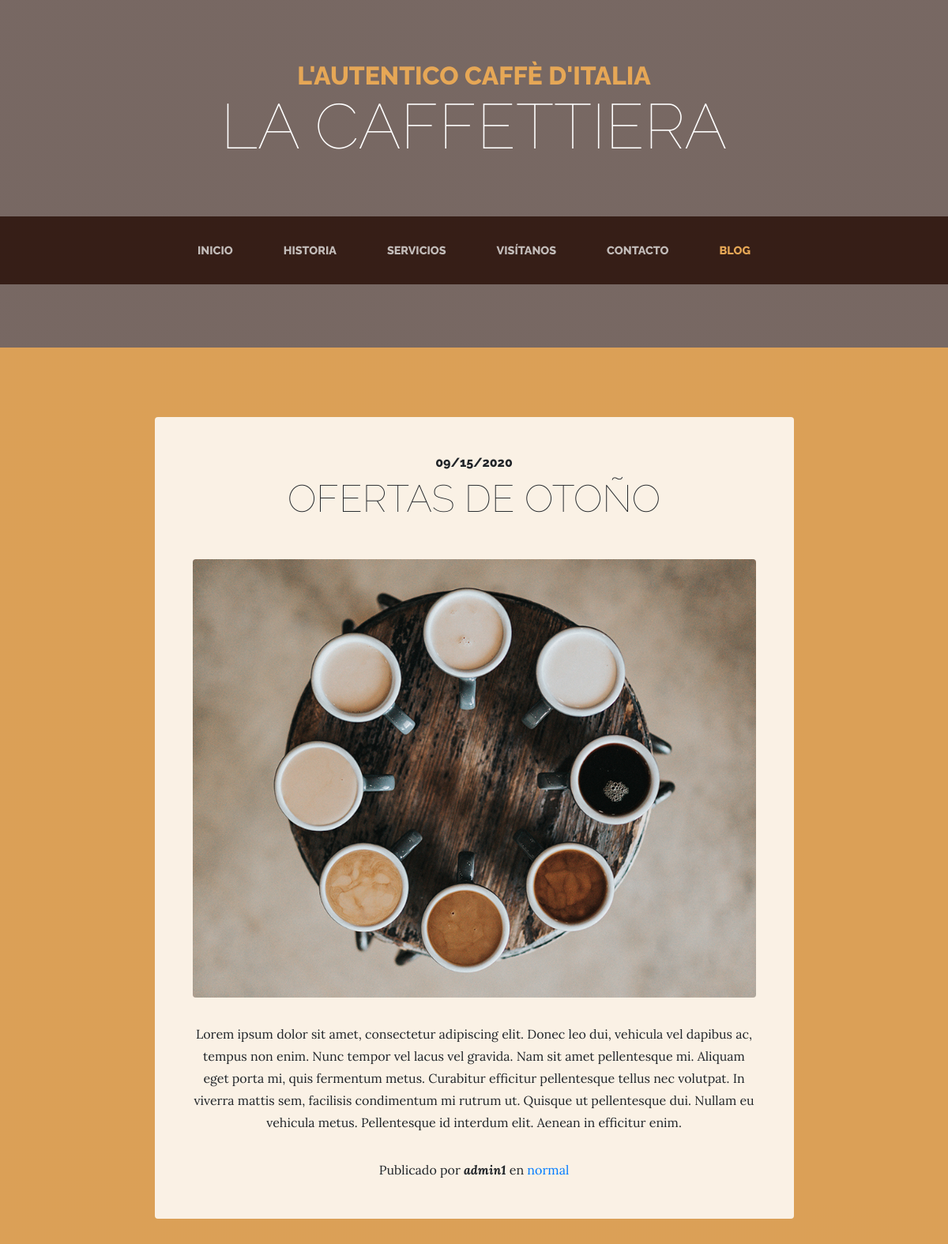
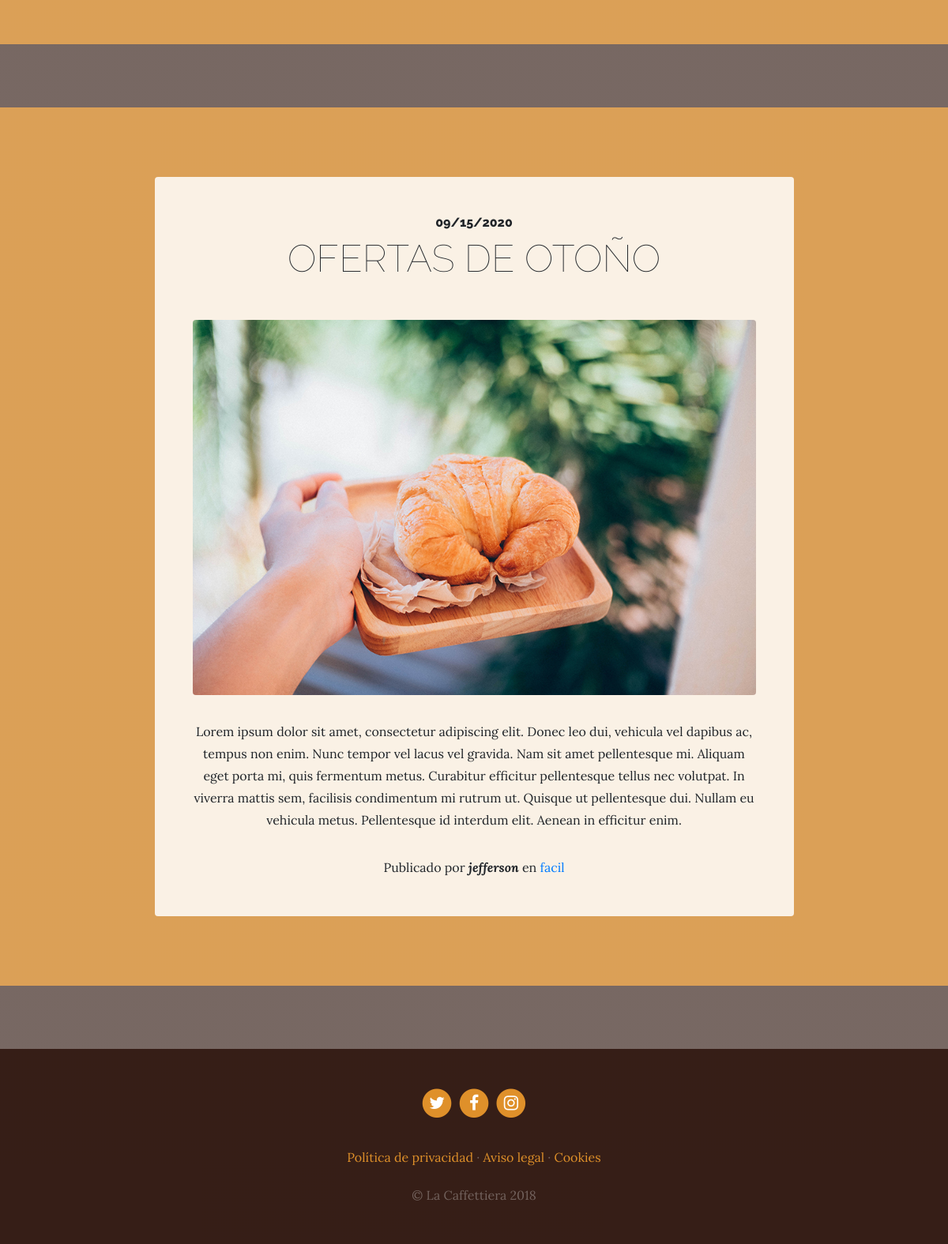
The page /blog/blog/ on the database its author committed (2 pictures, top to bottom).
### blog/models.py (models this page shows, shortened)
class post ( models.Model ):
    title = models.CharField(max_length=100, verbose_name='titulo')
    content = RichTextField(verbose_name='contenido')
    published = models.DateTimeField(verbose_name='fecha de publicasion ', default=now)
    image = models.ImageField(verbose_name='imagen', upload_to='blog', null=True, blank=True)
    author = models.ForeignKey(User, verbose_name='Autor', on_delete=models.CASCADE)
    categories = models.ManyToManyField(category, verbose_name='categoria', related_name="get_posts")
    createdes = models.DateTimeField(auto_now_add=True, verbose_name='fecha de creacion')
    updatedes = models.DateTimeField(auto_now=True, verbose_name='fecha de edicion ')
    class Meta1:
        db_tabla = 'entrada'
        verbose_name = 'entrada'
        verbose_name_plural = 'entradas'
        ordering = ['-created']

class category(models.Model):
    name = models.CharField(max_length=100, verbose_name='nombre')
    createdes = models.DateTimeField(auto_now_add=True, verbose_name='fecha de creacion')
    updatedes = models.DateTimeField(auto_now=True, verbose_name='fecha de edicion ')
    class mmeta:
        db_tabla = 'categoria'
        verbose_name = 'categoria'
        verbose_name_plural = 'categorias'
        ordering = ['-created']

### blog/views.py (the view)
# urls.py: path('blog/', views.blog, name='blog'),
def blog(request):
    posts = post.objects.all()
    return render(request, 'blog/blog.HTML', {'posts': posts})

### blog/templates/blog/blog.HTML (shortened to what this page needs)
<!DOCTYPE html>
<html lang="es">
{% load static %}
  <head>
    <link href="{% static 'core/vendor/bootstrap/css/bootstrap.min.css'%}" rel="stylesheet">
    <link href="{% static 'core/vendor/font-awesome/css/font-awesome.min.css'%}" rel="stylesheet" type="text/css">
    <link href="{% static 'core/css/business-casual.css'%}" rel="stylesheet">
  </head>
  <body>
    <h1 class="site-heading text-center text-white d-none d-lg-block">
      <span class="site-heading-upper text-primary mb-3">L'autentico caffè d'italia</span>
      <span class="site-heading-lower">La Caffettiera</span>
    </h1>
    <nav class="navbar navbar-expand-lg navbar-dark py-lg-4" id="mainNav">
      <div class="container">
        <div class="collapse navbar-collapse" id="navbarResponsive">
          <ul class="navbar-nav mx-auto">
            <li class="nav-item px-lg-4">
              <a class="nav-link text-uppercase text-expanded" href="{% url 'index' %}">Inicio</a>
            </li>
            <li class="nav-item px-lg-4">
              <a class="nav-link text-uppercase text-expanded" href="{% url 'about' %}">Historia</a>
            </li>
            <li class="nav-item px-lg-4">
              <a class="nav-link text-uppercase text-expanded" href="{% url 'services' %}">Servicios</a>
            </li>
            <li class="nav-item px-lg-4">
              <a class="nav-link text-uppercase text-expanded" href="{% url 'store' %}">Visítanos</a>
            </li>
            <li class="nav-item px-lg-4">
              <a class="nav-link text-uppercase text-expanded" href="{% url 'contact' %}">Contacto</a>
            </li>
            <li class="nav-item active px-lg-4">
              <a class="nav-link text-uppercase text-expanded" href="{% url 'blog' %}">Blog</a>
            </li>
          </ul>
        </div>
      </div>
    </nav>
{%for e in posts  %}
    <section class="page-section cta">
      <div class="container">
        <div class="row">
          <div class="col-xl-9 mx-auto">
            <div class="cta-innerv text-center rounded">
              <h2 class="section-heading mb-5">
                <span class="section-heading-upper">{{e.published|date:"SHORT_DATE_FORMAT"}}</span>
                <span class="section-heading-lower">{{e.title}}</span>
              </h2>
              <p class="mb-0">
                <img class="mx-auto d-flex rounded img-fluid mb-3 mb-lg-0" src="{{ e.image.url }}" alt="">
              </p>
              <p class="mb-0 mbt">
                {{e.content|safe}}
              </p>
              <p class="mb-0 mbt">
                <span class="section-heading-under">Publicado por <em><b>{{e.author}}</b></em> en
                  {% for n in  e.categories.all %}
                    <a href="{% url 'category' n.id %}">
                      {{n.name}}
                    </a>
                  {%endfor%}
                </span>
              </p>
            </div>
          </div>
        </div>
      </div>
    </section>
{% endfor %}
    <footer class="footer text-faded text-center py-5">
      <div class="container">
        <p class="m-0">
            <a href="#" class="link">
              <span class="fa-stack fa-lg">
                <i class="fa fa-circle fa-stack-2x"></i>
                <i class="fa fa-twitter fa-stack-1x fa-inverse"></i>
              </span>
            </a>
            <a href="#" class="link">
              <span class="fa-stack fa-lg">
                <i class="fa fa-circle fa-stack-2x"></i>
                <i class="fa fa-facebook fa-stack-1x fa-inverse"></i>
              </span>
            </a>
            <a href="#" class="link">
              <span class="fa-stack fa-lg">
                <i class="fa fa-circle fa-stack-2x"></i>
                <i class="fa fa-instagram fa-stack-1x fa-inverse"></i>
              </span>
            </a>
        </p>
        <p class="m-0 mbt">
            <a href="{% url 'sample' %}" class="link">Política de privacidad</a> ·
            <a href="{% url 'sample' %}" class="link">Aviso legal</a> ·
            <a href="{% url 'sample' %}" class="link">Cookies</a>
        </p>
        <p class="m-0 mbt1">&copy; La Caffettiera 2018</p>
      </div>
    </footer>
  </body>
</html>

### core/static/core/css/business-casual.css (style rules this page uses)
body { font-family: 'Lora'; background: linear-gradient(rgba(47, 23, 15, 0.65), rgba(47, 23, 15, 0.65)), url("../img/bg.jpg"); background-attachment: fixed; background-position: center; background-size: cover; }
h1, h2, h3, h4, h5, h6 { font-family: 'Raleway'; }
p { line-height: 1.75; }
.text-faded { color: rgba(255, 255, 255, 0.3); }
.site-heading { margin-top: 5rem; margin-bottom: 5rem; text-transform: uppercase; line-height: 1; font-family: 'Raleway'; }
.site-heading .site-heading-upper { display: block; font-size: 2rem; font-weight: 800; }
.site-heading .site-heading-lower { font-size: 5rem; font-weight: 100; line-height: 4rem; }
.page-section { margin-top: 5rem; margin-bottom: 5rem; }
.section-heading { text-transform: uppercase; }
.section-heading .section-heading-upper { display: block; font-size: 1rem; font-weight: 800; padding-bottom:.5rem; }
.section-heading .section-heading-lower { display: block; font-size: 3rem; font-weight: 100; }
#mainNav { background-color: rgba(47, 23, 15, 0.9); font-family: 'Raleway'; }
#mainNav .navbar-nav .nav-item .nav-link { color: rgba(255, 255, 255, 0.7); font-weight: 800; }
#mainNav .navbar-nav .nav-item.active .nav-link { color: #e6a756; }
@media (min-width: 992px) { #mainNav .navbar-nav .nav-item .nav-link { font-size: 0.9rem; } }
.cta { padding-top: 5rem; padding-bottom: 5rem; background-color: rgba(230, 167, 86, 0.9); }
.cta .cta-innerv { position: relative; padding: 3rem; margin: 0.5rem; background-color: rgba(255, 255, 255, 0.85); }
.footer { background-color: rgba(47, 23, 15, 0.9); }
.text-primary { color: #e6a756 !important; }
.mbt { padding-top: 2rem; }
.mbt1 { padding-top: 1.25rem; }
a.link { color: #df902a; }

### rows shown on the page
post: published "09/15/2020", title "OFERTAS DE OTOÑO", image (picture), content "Lorem ipsum dolor sit amet, consectetur adipiscing elit. Donec leo dui, vehicula vel dapibus ac, tempus non enim. Nunc tempor vel lacus vel gravida. Nam sit amet pellentesque mi. Aliquam eget porta mi, quis fermentum metus. Curabitur efficitur pellentesque tellus nec volutpat. In viverra mattis sem, facilisis condimentum mi rutrum ut. Quisque ut pellentesque dui. Nullam eu vehicula metus. Pellentesque id interdum elit. Aenean in efficitur enim.", author "admin1"
category: name "normal"
post: published "09/15/2020", title "OFERTAS DE OTOÑO", image (picture), content "Lorem ipsum dolor sit amet, consectetur adipiscing elit. Donec leo dui, vehicula vel dapibus ac, tempus non enim. Nunc tempor vel lacus vel gravida. Nam sit amet pellentesque mi. Aliquam eget porta mi, quis fermentum metus. Curabitur efficitur pellentesque tellus nec volutpat. In viverra mattis sem, facilisis condimentum mi rutrum ut. Quisque ut pellentesque dui. Nullam eu vehicula metus. Pellentesque id interdum elit. Aenean in efficitur enim.", author "jefferson"
category: name "facil"
